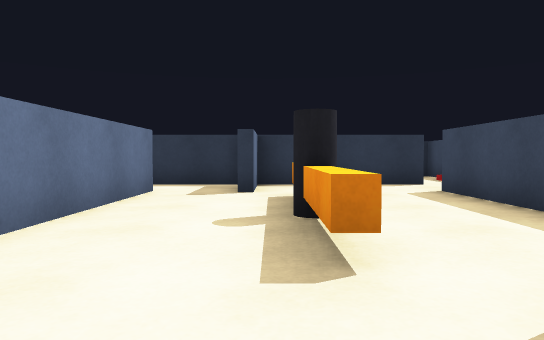
view 1 (above)

16 first-person views from a walk through a Unity game level. The camera is 0.68 m above the floor, tilts 2° down and sees 70° across. The floor is counted in squares, 1 m on a side. Each view is taken from the middle of a square. On the plan, view 1 faces up. The plan holds only what a view shows up to about 11 squares ahead; the rest is blank. The player is left out.

view 2
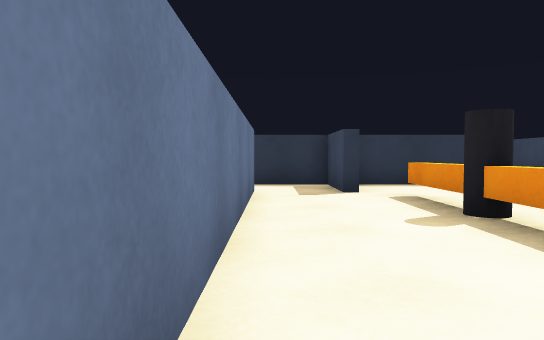

view 3
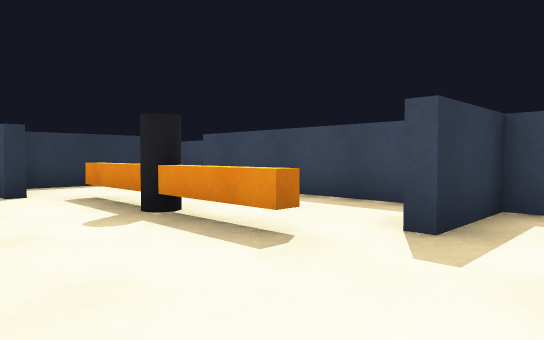

view 4
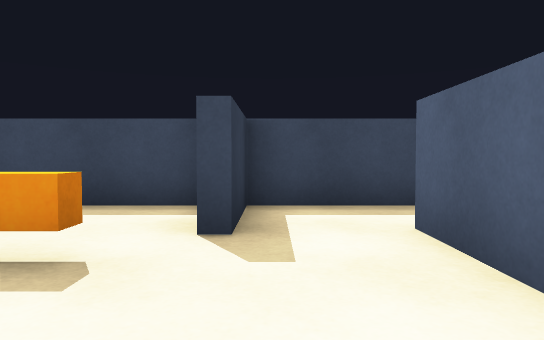

view 5
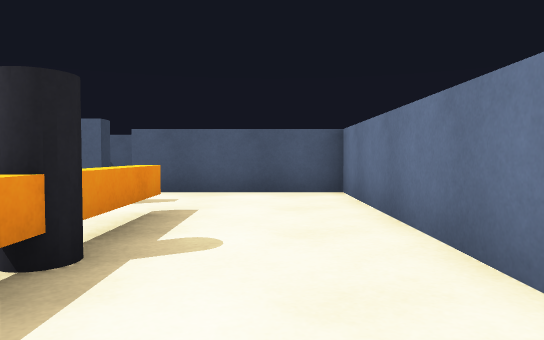

view 6
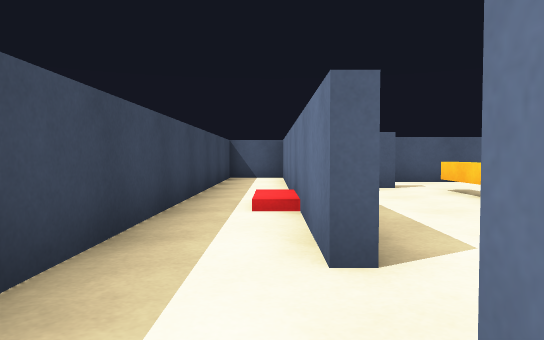

view 7
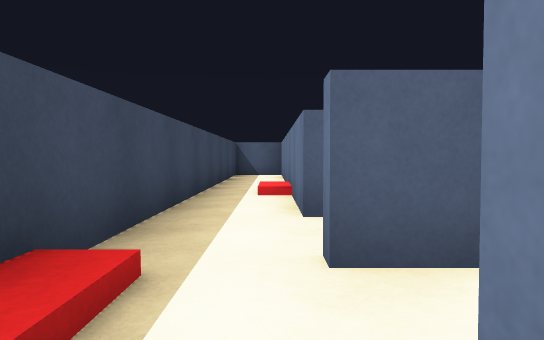

view 8
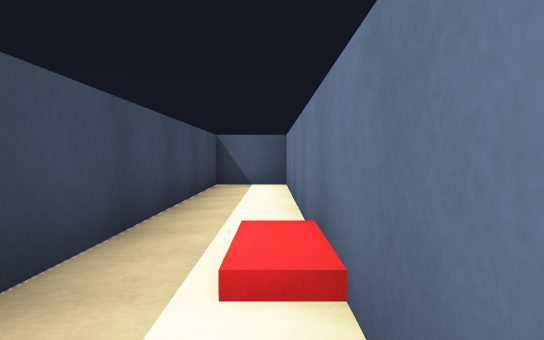

view 9
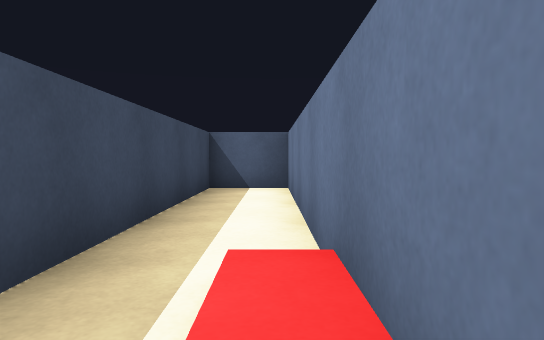

view 10
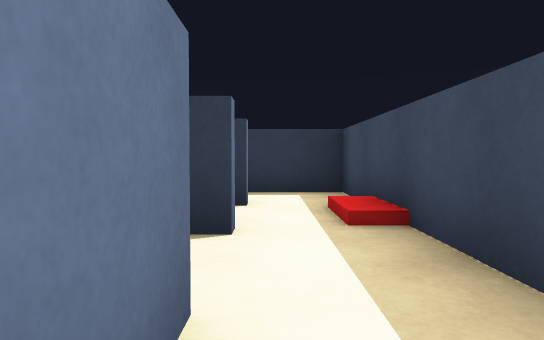

view 11
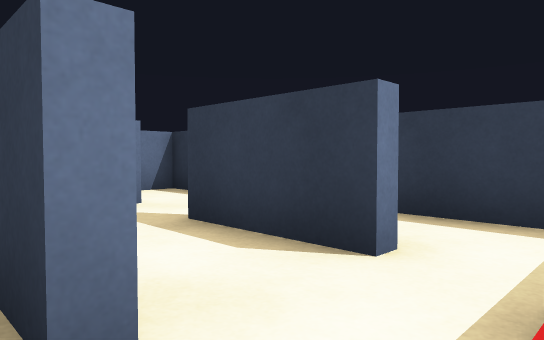

view 12
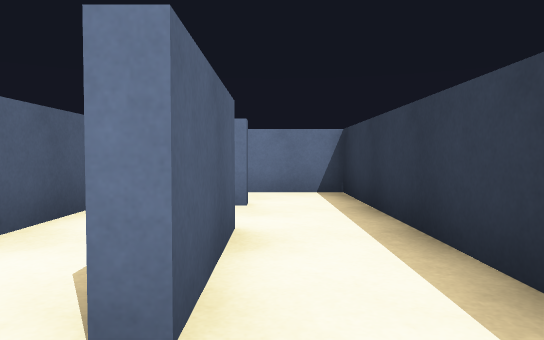

view 13
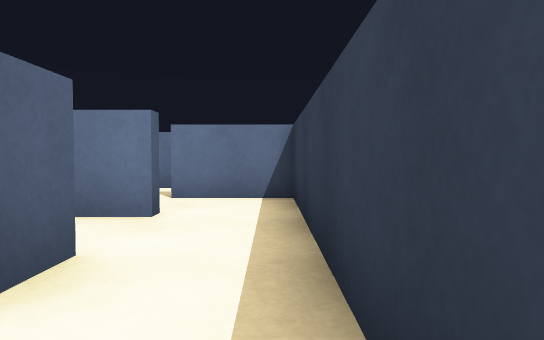

view 14
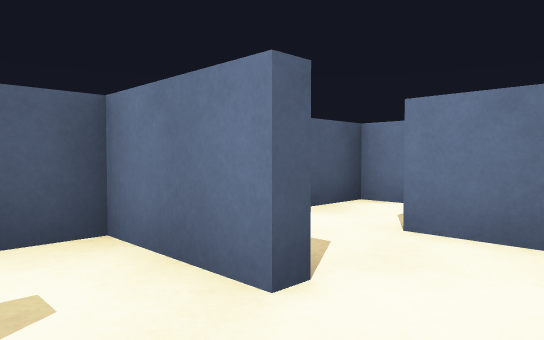

view 15
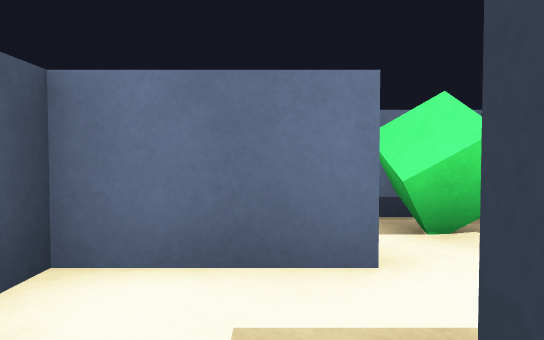

view 16
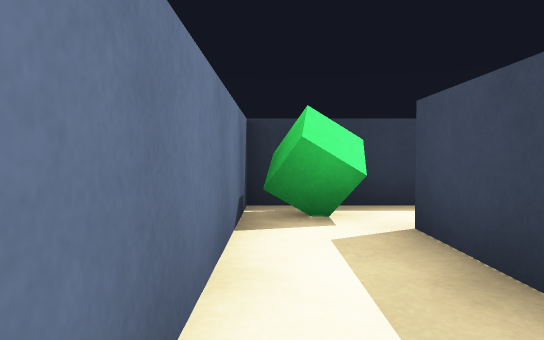

### Floor plan
Ten units are one square. View 1 is at (0, 0); x grows to the right and y downward. Boxes are objects, and circles mark ways between rooms. Rooms are numbered by the first view taken in them; rooms with no view inside come last. Other rooms are left out.
<svg viewBox="-70 -140 128 168">
<path fill="none" stroke="#000" d="M34 -20 34 -77 36 -77M-23 -78 -23 4 18 4M34 10 34 -13 14 -13 14 -17 18 -17M36 -93 -4 -93 -4 -73 -6 -73M36 -97 36 -93M36 -117 36 -114M53 -84 53 -114M53 -114 53 -134 36 -134M36 -77 36 20M36 23 53 23 53 -84M12 -117 36 -117M36 -134 -6 -134M-8 -117 -4 -117M-6 -134 -23 -134 -23 -112M-46 -99 -46 -118M-40 -134 -63 -134 -63 -84M-6 -73 -6 -93 -29 -93M-44 -118 -44 -97 -30 -97M-4 -117 -4 -97 36 -97M36 -114 12 -114"/>
<rect x="-5" y="-65" width="20" height="40" fill="#bbb"><title>other object</title></rect>
<rect x="-65" y="-135" width="20" height="20" fill="#bbb"><title>other object</title></rect>
<circle cx="30" cy="-80" r="3" fill="#2a7"/>
<circle cx="-20" cy="-80" r="3" fill="#2a7"/>
<circle cx="45" cy="-110" r="3" fill="#2a7"/>
<circle cx="45" cy="-90" r="3" fill="#2a7"/>
<circle cx="25" cy="-100" r="3" fill="#2a7"/>
<circle cx="25" cy="-125" r="3" fill="#2a7"/>
<circle cx="-10" cy="-125" r="3" fill="#2a7"/>
<circle cx="5" cy="-110" r="3" fill="#2a7"/>
<circle cx="-30" cy="-105" r="3" fill="#2a7"/>
<circle cx="-50" cy="-125" r="3" fill="#2a7"/>
<text x="0" y="-40">1</text>
<text x="40" y="-100">2</text>
<text x="40" y="-130">3</text>
<text x="40" y="-30">4</text>
<text x="10" y="-130">5</text>
<text x="-20" y="-120">6</text>
<text x="-60" y="-100">7</text>
<text x="-40" y="-110">8</text>
<text x="10" y="-100">9</text>
</svg>
Room 1 opens to room 4. Room 1 opens to room 7. Room 2 opens to room 3. Room 2 opens to room 4. Room 2 opens to room 9. Room 3 opens to room 5. Room 5 opens to room 6. Room 5 opens to room 9. Room 6 opens to room 8. Room 7 opens to room 8.

Where each view was taken, in squares from view 1:
view 1: 0 up, 0 right, facing up
view 2: 0 up, 2 left, facing up
view 3: 0 up, 2 left, facing up-right
view 4: 1 up, 2 left, facing right
view 5: 7 up, 1 left, facing down
view 6: 10 up, 4 right, facing down
view 7: 12 up, 4 right, facing down
view 8: 7 up, 4 right, facing down
view 9: 6 up, 4 right, facing down
view 10: 6 up, 4 right, facing up
view 11: 9 up, 5 right, facing up-left
view 12: 12 up, 5 right, facing left
view 13: 13 up, 4 right, facing left
view 14: 13 up, 1 right, facing down-left
view 15: 11 up, 2 left, facing left
view 16: 8 up, 6 left, facing up
